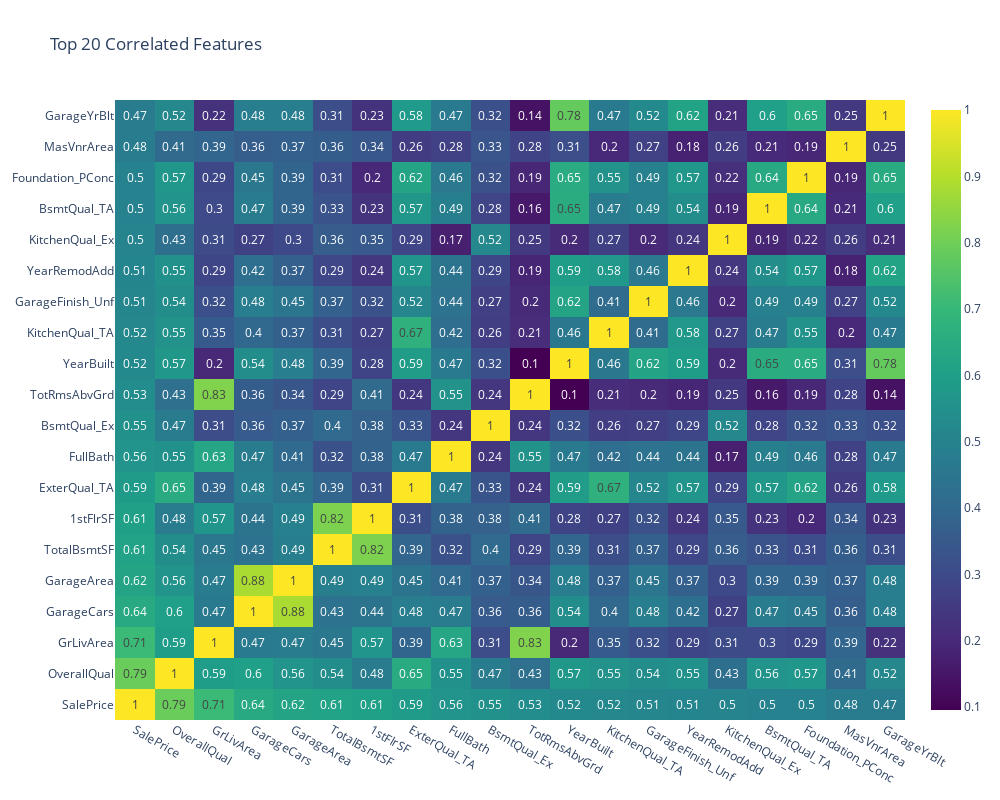

The notebook cell this image was saved under:
### Code cell
if show_graphs:
    # Create a correlation matrix
    correlation_matrix = train_data.corr().abs()
    N = 20
    # Get the top N correlated features with the target variable
    top_correlated_features = correlation_matrix['SalePrice'].sort_values(ascending=False).head(N).index.tolist()

    # Filter the correlation matrix to get the top N correlated features
    filtered_correlation_matrix = correlation_matrix.loc[top_correlated_features, top_correlated_features]
    show_top_correlated_features(filtered_correlation_matrix, N)

### Figure 1 — Plotly figure (JSON) as saved in the notebook; plotly's stock layout.template omitted (floating-point values rounded to 4 significant figures; data arrays with more than 128 entries replaced by an {"elided": "..."} marker saying what was removed)
{"data": [{"colorscale": [[0, "#440154"], [0.1111, "#482878"], [0.2222, "#3e4989"], [0.3333, "#31688e"], [0.4444, "#26828e"], [0.5556, "#1f9e89"], [0.6667, "#35b779"], [0.7778, "#6ece58"], [0.8889, "#b5de2b"], [1, "#fde725"]], "showscale": true, "text": {"elided": "20x20 float values"}, "texttemplate": "%{text}", "type": "heatmap", "x": ["SalePrice", "OverallQual", "GrLivArea", "GarageCars", "GarageArea", "TotalBsmtSF", "1stFlrSF", "ExterQual_TA", "FullBath", "BsmtQual_Ex", "TotRmsAbvGrd", "YearBuilt", "KitchenQual_TA", "GarageFinish_Unf", "YearRemodAdd", "KitchenQual_Ex", "BsmtQual_TA", "Foundation_PConc", "MasVnrArea", "GarageYrBlt"], "y": ["SalePrice", "OverallQual", "GrLivArea", "GarageCars", "GarageArea", "TotalBsmtSF", "1stFlrSF", "ExterQual_TA", "FullBath", "BsmtQual_Ex", "TotRmsAbvGrd", "YearBuilt", "KitchenQual_TA", "GarageFinish_Unf", "YearRemodAdd", "KitchenQual_Ex", "BsmtQual_TA", "Foundation_PConc", "MasVnrArea", "GarageYrBlt"], "z": {"elided": "20x20 float values"}}], "layout": {"height": 800, "title": {"text": "Top 20 Correlated Features"}, "width": 1000}}
